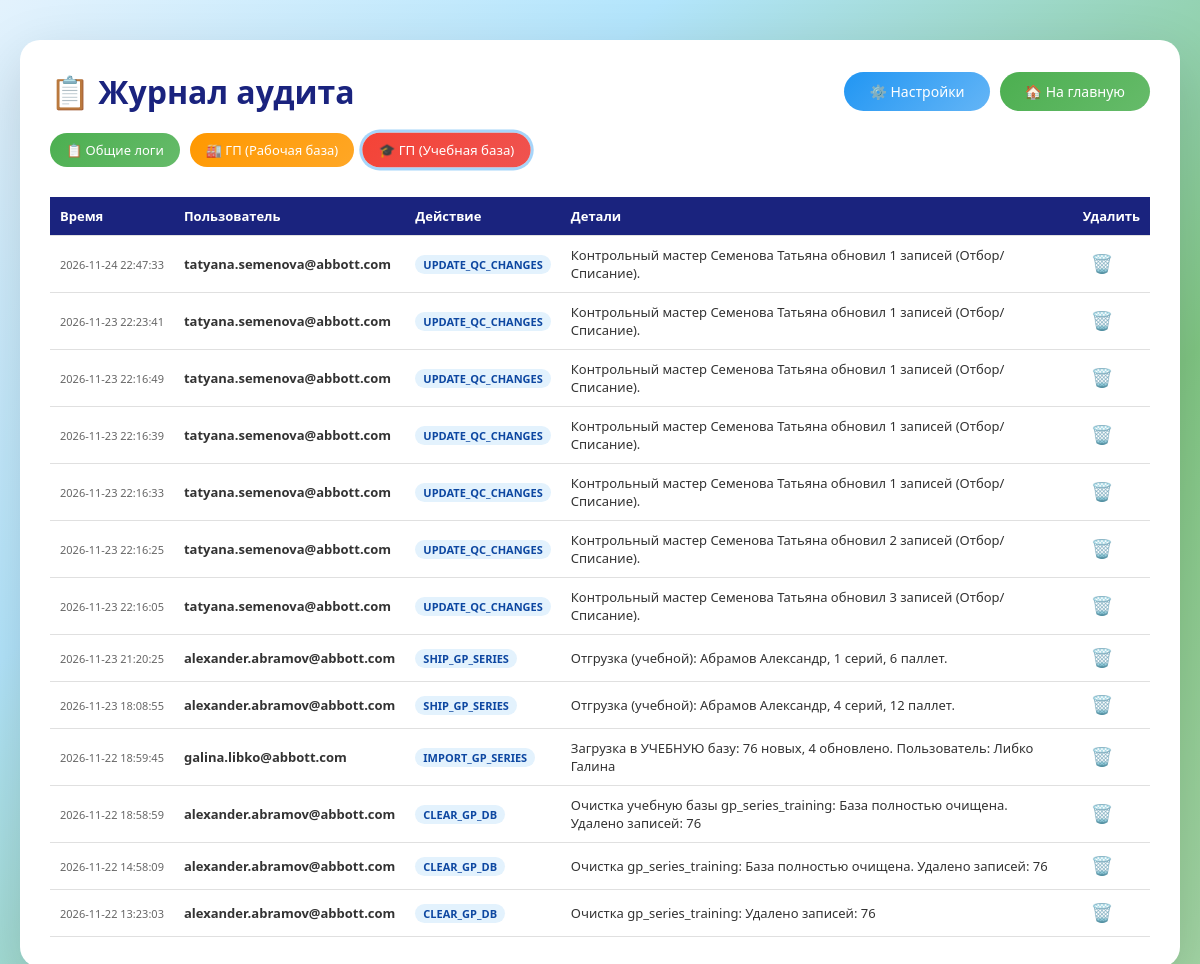
The app's page /view_logs?category=gp_training (signed in), older data.
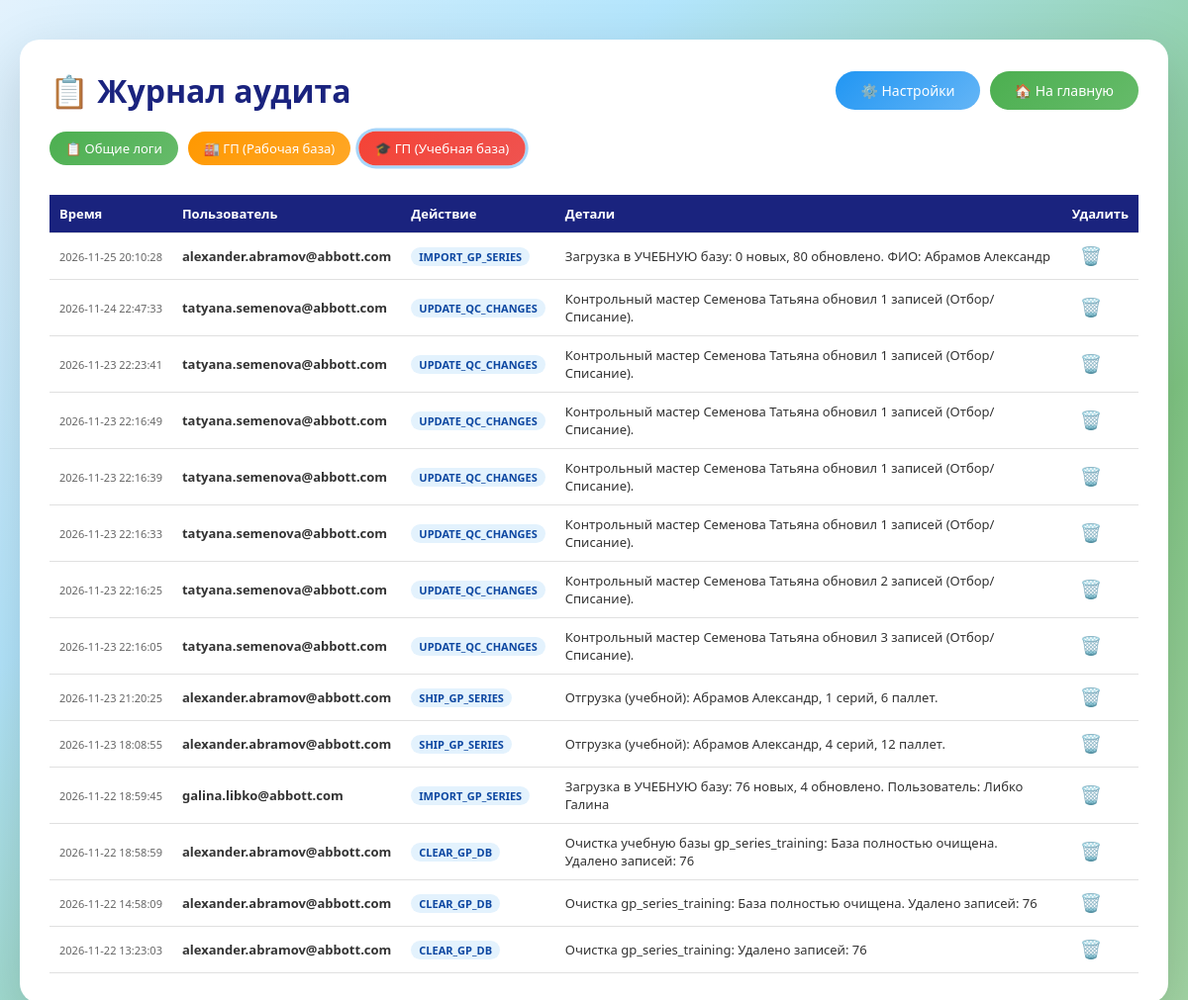
The same page, newer data.
### tables this page shows
CREATE TABLE audit_log (
                    id INTEGER PRIMARY KEY AUTOINCREMENT,
                    user_login TEXT,
                    action TEXT,
                    details TEXT,
                    timestamp TIMESTAMP DEFAULT CURRENT_TIMESTAMP
                , category TEXT DEFAULT 'other');

### app/routes/main.py (the view)
@main_bp.route('/view_logs')
@login_required
def view_logs():
    try:
        db = current_app.config.get('db')
        category = request.args.get('category', 'other')
        if category not in ['other', 'gp_working', 'gp_training']:
            category = 'other'
        logs = db.get_audit_log(500, category_filter=category)
        return render_template('view_logs.html', logs=logs, user_rights=session.get('user_rights'),
                               current_category=category)
    except Exception as e:
        print(f"Ошибка в view_logs: {e}")
        flash('Ошибка загрузки журнала аудита', 'danger')
        return redirect(url_for('main.index'))

### app/models/user_db.py (called while the page is built)
    @contextmanager
    def get_connection(self):
        conn = sqlite3.connect(self.db_file)
        conn.row_factory = sqlite3.Row
        try:
            yield conn
        finally:
            conn.close()

    def get_audit_log(self, limit=100, category_filter=None):
        with self.get_connection() as conn:
            cursor = conn.cursor()
            if category_filter:
                cursor.execute("SELECT * FROM audit_log WHERE category = ? ORDER BY timestamp DESC LIMIT ?",
                               (category_filter, limit))
            else:
                cursor.execute("SELECT * FROM audit_log ORDER BY timestamp DESC LIMIT ?", (limit,))
            return [dict(row) for row in cursor.fetchall()]

### templates/view_logs.html (shortened to what this page needs)
<!DOCTYPE html>
<html lang="ru">
<head>
<link rel="stylesheet" href="{{ url_for('static', filename='css/common.css') }}">
</head>
<body>
<div class="container">
    <h1>
        📋 Журнал аудита
        <div style="display: flex; gap: 10px;">
            <a href="/settings" class="btn btn-secondary">⚙️ Настройки</a>
            <a href="/" class="btn btn-primary">🏠 На главную</a>
        </div>
    </h1>
    <div class="filter-bar">
        <a href="{{ url_for('main.view_logs', category='other') }}"
           class="btn btn-primary {% if current_category == 'other' %}active-filter{% endif %}">
            📋 Общие логи
        </a>
        <a href="{{ url_for('main.view_logs', category='gp_working') }}"
           class="btn btn-settings {% if current_category == 'gp_working' %}active-filter{% endif %}">
            🏭 ГП (Рабочая база)
        </a>
        <a href="{{ url_for('main.view_logs', category='gp_training') }}"
           class="btn btn-danger {% if current_category == 'gp_training' %}active-filter{% endif %}">
            🎓 ГП (Учебная база)
        </a>
    </div>
    <div style="overflow-x: auto;">
        <table>
            <thead>
                <tr>
                    <th>Время</th>
                    <th>Пользователь</th>
                    <th>Действие</th>
                    <th>Детали</th>
                    {% if user_rights == 'Администратор' %}
                    <th>Удалить</th>
                    {% endif %}
                </tr>
            </thead>
            <tbody>
                {% for log in logs %}
                <tr>
                    <td class="timestamp">{{ log.timestamp }}</td>
                    <td><strong>{{ log.user_login }}</strong></td>
                    <td><span class="action-badge">{{ log.action }}</span></td>
                    <td>{{ log.details }}</td>
                    {% if user_rights == 'Администратор' %}
                    <td>
                        <form action="{{ url_for('main.delete_log', log_id=log.id, category=current_category) }}" method="POST" style="margin: 0;" onsubmit="return confirm('Удалить эту запись из журнала?');">
                            <button type="submit" class="delete-btn" title="Удалить запись">🗑️</button>
                        </form>
                    </td>
                    {% endif %}
                </tr>
                {% else %}
                <tr>
                    <td colspan="5" style="text-align: center; color: #999; padding: 20px;">Записей в этой категории пока нет.</td>
                </tr>
                {% endfor %}
            </tbody>
        </table>
    </div>
</div>
</body>
</html>

### static/css/common.css (style rules this page uses)
* { margin: 0; padding: 0; box-sizing: border-box; }
body { font-family: 'Segoe UI', Tahoma, Geneva, Verdana, sans-serif; min-height: 100vh; background: linear-gradient(135deg, #e3f2fd 0%, #b3e5fc 30%, #81c784 70%, #a5d6a7 100%); padding: 20px; color: #333; }
.btn { padding: 10px 25px; border: none; border-radius: 50px; font-size: 14px; font-weight: 500; cursor: pointer; text-decoration: none; display: inline-block; transition: all 0.3s ease; }
.btn-primary { background: linear-gradient(135deg, #4caf50, #66bb6a); color: white; }
.btn-secondary { background: linear-gradient(135deg, #2196f3, #64b5f6); color: white; }
.btn-danger { background: linear-gradient(135deg, #f44336, #ef5350); color: white; }
.btn-settings { background: linear-gradient(135deg, #ff9800, #ffa726); color: white; }

### templates/view_logs.html (style rules this page uses)
.container { max-width: 1200px; margin: 20px auto; background: white; border-radius: 20px; padding: 30px; box-shadow: 0 20px 60px rgba(0, 0, 0, 0.15); }
h1 { color: #1a237e; margin-bottom: 20px; display: flex; justify-content: space-between; align-items: center; flex-wrap: wrap; gap: 10px; }
table { width: 100%; border-collapse: collapse; font-size: 13px; margin-top: 15px; }
th, td { padding: 10px; text-align: left; border-bottom: 1px solid #e0e0e0; }
th { background: #1a237e; color: white; position: sticky; top: 0; z-index: 10; }
.delete-btn { background: none; border: none; color: #f44336; font-size: 18px; cursor: pointer; padding: 2px 8px; border-radius: 4px; transition: all 0.2s; }
.timestamp { font-size: 11px; color: #666; white-space: nowrap; }
.action-badge { display: inline-block; padding: 2px 8px; border-radius: 10px; font-size: 11px; font-weight: bold; background: #e3f2fd; color: #0d47a1; }
.filter-bar { display: flex; gap: 10px; margin-bottom: 15px; flex-wrap: wrap; }
.filter-bar .btn { font-size: 13px; padding: 8px 16px; }
.filter-bar .btn.active-filter { box-shadow: 0 0 0 3px rgba(33,150,243,0.4); transform: scale(1.02); }

Row changes from the older to the newer data that the page shows:
added audit_log: timestamp "2026-11-25 20:10:28", user_login "alexander.abramov@abbott.com", action "IMPORT_GP_SERIES", details "Загрузка в УЧЕБНУЮ базу: 0 новых, 80 обновлено. ФИО: Абрамов Александр"
